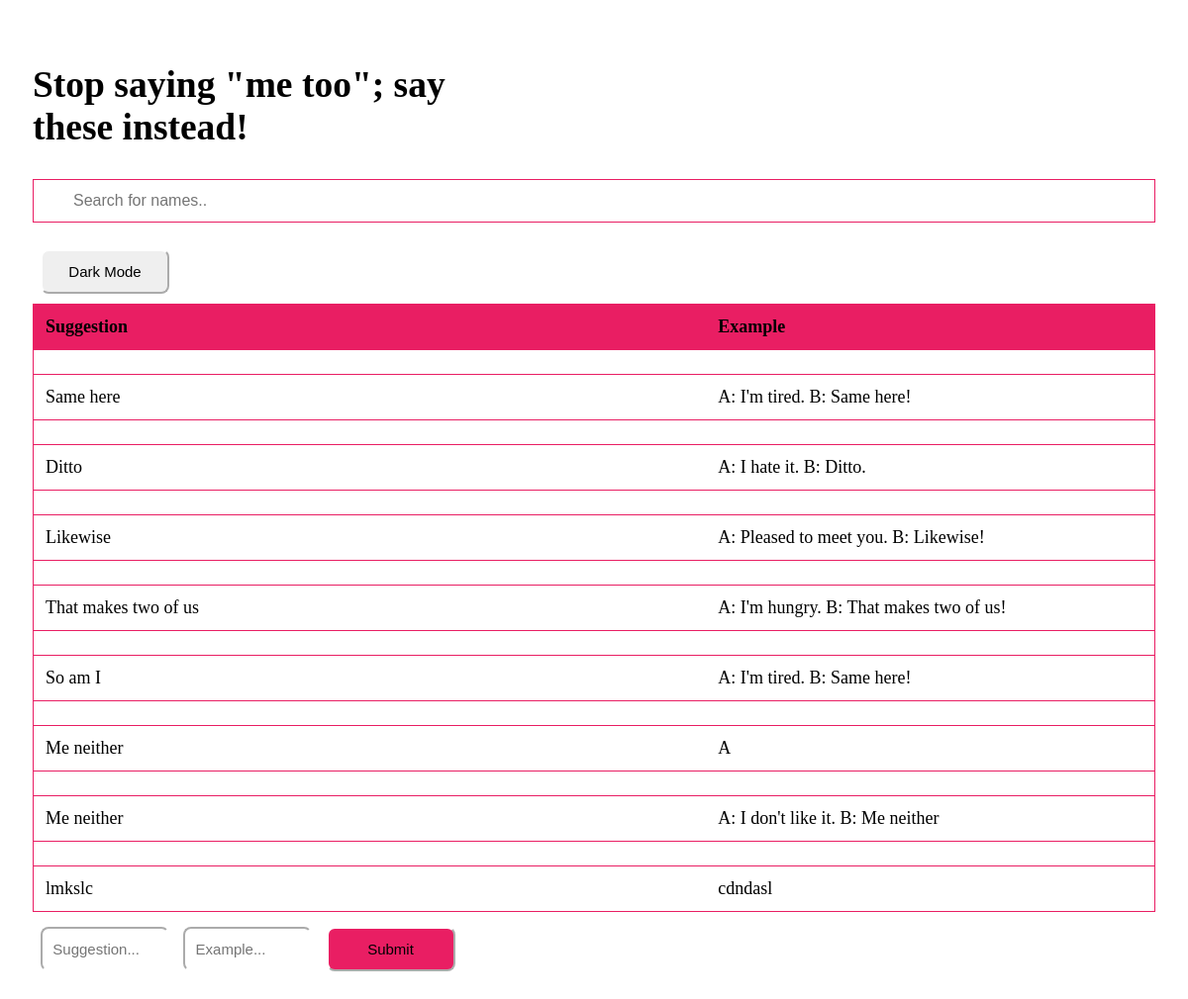
/new_things_me_too, run on the app's committed database.
### PracticeEnglish/models.py (models this page shows, shortened)
class new_thing_me_too(models.Model):
    new = models.CharField(max_length=30)
    example = models.CharField(max_length=60)

### PracticeEnglish/views.py (the view)
# urls.py: path('new_things_me_too' , views.new_things_me_too, name= 'new_things_me_too'),
def new_things_me_too(request):
    if request.method == "POST":
        form = request.POST
        new_thing_me_too.objects.create(new = form["new"], example = form["example"])
    context ={
        'new_things_me_too' : new_thing_me_too.objects.all()
    }
    return render(request, 'PracticeEnglish/new_things_me_too.html', context)

### PracticeEnglish/templates/PracticeEnglish/new_things_me_too.html (shortened to what this page needs)
<!DOCTYPE html>
<html>
<head>
  <link rel="stylesheet" href="https://cdnjs.cloudflare.com/ajax/libs/font-awesome/4.7.0/css/font-awesome.min.css">
</head>
<body>
<h2 style="width:40%; font-family:verdana">Stop saying "me too"; say these instead!</h2>
<input type="text" id="myInput" onkeyup="myFunction()" placeholder="Search for names.." title="Type in a name">
<table id="myTable">
  <tr class="header">
    <th style="width:60%; font-family:verdana">Suggestion</th>
    <th style="width:40%; font-family:verdana">Example</th>
  </tr>
  <tbody>
    {% for new_thing_me_too in new_things_me_too %}
    <th scope="row"></th>
    <tr>
    <td>
        {{ new_thing_me_too.new }}
    </td>
    <td>
        {{ new_thing_me_too.example }}
    </td>
    </tr>
    {% endfor %}
    <button onclick="myFunction2()" style="width:130px; height: 45px; margin-bottom: 10px; margin-left: 8px;margin-top: 15px; border-radius: 8px; font-size: 15px; border-color: white;"><div id="myDIV">Dark Mode</div></button>
 </tbody>
</table>
<form action="/new_things_me_too" method="post">{% csrf_token %}
  <input type="text" name="new" id="new" placeholder="  Suggestion..." style="width:130px; height: 45px; margin-bottom: 10px; margin-left: 8px;margin-top: 15px; border-radius: 8px; font-size: 15px; border-color: white;">
  <input type="text" name="example" id="example" placeholder="  Example..." style="width:130px; height: 45px; margin-bottom: 10px; margin-left: 8px;margin-top: 15px; border-radius: 8px; font-size: 15px; border-color: white; " >
  <input type="submit"style="width:130px; height: 45px; margin-bottom: 10px; margin-left: 8px; margin-top: 15px; background-color: #e91e63; border-radius: 8px; font-size: 15px; border-color: white;">
</form>
</body>
</html>

### PracticeEnglish/templates/PracticeEnglish/new_things_me_too.html (style rules this page uses)
* { box-sizing: border-box; }
#myInput { background-image: url('/css/searchicon.png'); background-position: 10px 10px; background-repeat: no-repeat; width: 100%; font-size: 16px; padding: 12px 20px 12px 40px; border: 1px solid #e91e63; margin-bottom: 12px; }
#myTable { border-collapse: collapse; width: 100%; border: 1px solid #e91e63; font-size: 18px; }
#myTable th, #myTable td { text-align: left; padding: 12px; }
#myTable tr { border-bottom: 1px solid #e91e63; }
#myTable tr.header, #myTable tr:hover { background-color: #e91e63; }
body { padding: 25px; background-color: white; color: black; font-size: 25px; }

### data on the page
new_thing_me_too: new "Same here", example "A: I'm tired. B: Same here!"
new_thing_me_too: new "Ditto", example "A: I hate it. B: Ditto."
new_thing_me_too: new "Likewise", example "A: Pleased to meet you. B: Likewise!"
new_thing_me_too: new "That makes two of us", example "A: I'm hungry. B: That makes two of us!"
new_thing_me_too: new "So am I", example "A: I'm tired. B: Same here!"
new_thing_me_too: new "Me neither", example "A"
new_thing_me_too: new "Me neither", example "A: I don't like it. B: Me neither"
new_thing_me_too: new "lmkslc", example "cdndasl"
